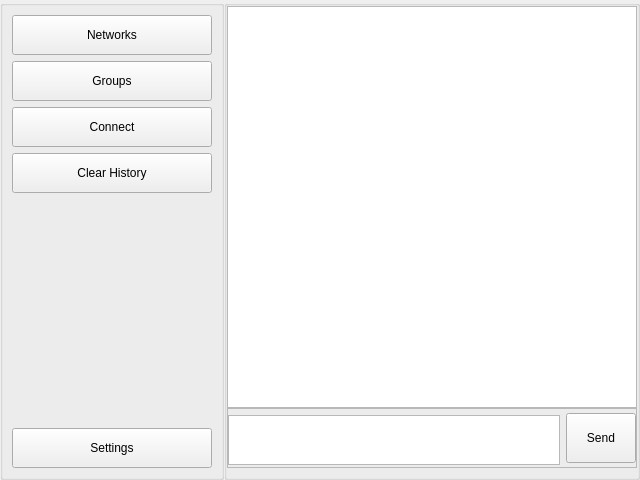
<?xml version="1.0" encoding="UTF-8"?>
<ui version="4.0">
 <class>Form</class>
 <widget class="QWidget" name="Form">
  <property name="geometry">
   <rect>
    <x>0</x>
    <y>0</y>
    <width>640</width>
    <height>480</height>
   </rect>
  </property>
  <property name="windowTitle">
   <string>Form</string>
  </property>
  <layout class="QHBoxLayout" name="horizontalLayout">
   <property name="spacing">
    <number>0</number>
   </property>
   <property name="margin">
    <number>0</number>
   </property>
   <item>
    <widget class="QGroupBox" name="groupBox">
     <property name="enabled">
      <bool>true</bool>
     </property>
     <property name="minimumSize">
      <size>
       <width>0</width>
       <height>0</height>
      </size>
     </property>
     <property name="sizeIncrement">
      <size>
       <width>20</width>
       <height>0</height>
      </size>
     </property>
     <property name="title">
      <string/>
     </property>
     <layout class="QVBoxLayout" name="verticalLayout">
      <item>
       <widget class="QPushButton" name="pushButton">
        <property name="minimumSize">
         <size>
          <width>200</width>
          <height>40</height>
         </size>
        </property>
        <property name="text">
         <string>Networks</string>
        </property>
       </widget>
      </item>
      <item>
       <widget class="QPushButton" name="pushButton_2">
        <property name="minimumSize">
         <size>
          <width>0</width>
          <height>40</height>
         </size>
        </property>
        <property name="text">
         <string>Groups</string>
        </property>
       </widget>
      </item>
      <item>
       <widget class="QPushButton" name="pushButton_3">
        <property name="minimumSize">
         <size>
          <width>0</width>
          <height>40</height>
         </size>
        </property>
        <property name="text">
         <string>Connect</string>
        </property>
       </widget>
      </item>
      <item>
       <widget class="QPushButton" name="pushButton_5">
        <property name="minimumSize">
         <size>
          <width>0</width>
          <height>40</height>
         </size>
        </property>
        <property name="baseSize">
         <size>
          <width>0</width>
          <height>0</height>
         </size>
        </property>
        <property name="text">
         <string>Clear History</string>
        </property>
       </widget>
      </item>
      <item>
       <spacer name="verticalSpacer">
        <property name="orientation">
         <enum>Qt::Vertical</enum>
        </property>
        <property name="sizeHint" stdset="0">
         <size>
          <width>20</width>
          <height>648</height>
         </size>
        </property>
       </spacer>
      </item>
      <item>
       <widget class="QPushButton" name="pushButton_4">
        <property name="minimumSize">
         <size>
          <width>0</width>
          <height>40</height>
         </size>
        </property>
        <property name="text">
         <string>Settings</string>
        </property>
       </widget>
      </item>
     </layout>
    </widget>
   </item>
   <item>
    <widget class="QGroupBox" name="groupBox_2">
     <property name="title">
      <string/>
     </property>
     <layout class="QGridLayout" name="gridLayout">
      <property name="leftMargin">
       <number>0</number>
      </property>
      <property name="topMargin">
       <number>0</number>
      </property>
      <property name="rightMargin">
       <number>0</number>
      </property>
      <property name="horizontalSpacing">
       <number>2</number>
      </property>
      <property name="verticalSpacing">
       <number>0</number>
      </property>
      <item row="1" column="0">
       <widget class="QFrame" name="frame_2">
        <property name="maximumSize">
         <size>
          <width>16777215</width>
          <height>60</height>
         </size>
        </property>
        <property name="frameShape">
         <enum>QFrame::StyledPanel</enum>
        </property>
        <property name="frameShadow">
         <enum>QFrame::Raised</enum>
        </property>
        <layout class="QHBoxLayout" name="horizontalLayout_2">
         <property name="margin">
          <number>0</number>
         </property>
         <item>
          <widget class="QTextEdit" name="textEdit">
           <property name="minimumSize">
            <size>
             <width>0</width>
             <height>50</height>
            </size>
           </property>
           <property name="maximumSize">
            <size>
             <width>16777215</width>
             <height>45</height>
            </size>
           </property>
          </widget>
         </item>
         <item>
          <widget class="QPushButton" name="Send_Button">
           <property name="enabled">
            <bool>true</bool>
           </property>
           <property name="sizePolicy">
            <sizepolicy hsizetype="Minimum" vsizetype="Fixed">
             <horstretch>0</horstretch>
             <verstretch>0</verstretch>
            </sizepolicy>
           </property>
           <property name="minimumSize">
            <size>
             <width>70</width>
             <height>50</height>
            </size>
           </property>
           <property name="maximumSize">
            <size>
             <width>60</width>
             <height>50</height>
            </size>
           </property>
           <property name="text">
            <string>Send</string>
           </property>
          </widget>
         </item>
        </layout>
       </widget>
      </item>
      <item row="0" column="0">
       <widget class="QListView" name="listView"/>
      </item>
     </layout>
    </widget>
   </item>
  </layout>
 </widget>
 <resources/>
 <connections>
  <connection>
   <sender>Send_Button</sender>
   <signal>released()</signal>
   <receiver>listView</receiver>
   <slot>reset()</slot>
   <hints>
    <hint type="sourcelabel">
     <x>1132</x>
     <y>810</y>
    </hint>
    <hint type="destinationlabel">
     <x>1146</x>
     <y>741</y>
    </hint>
   </hints>
  </connection>
 </connections>
</ui>
